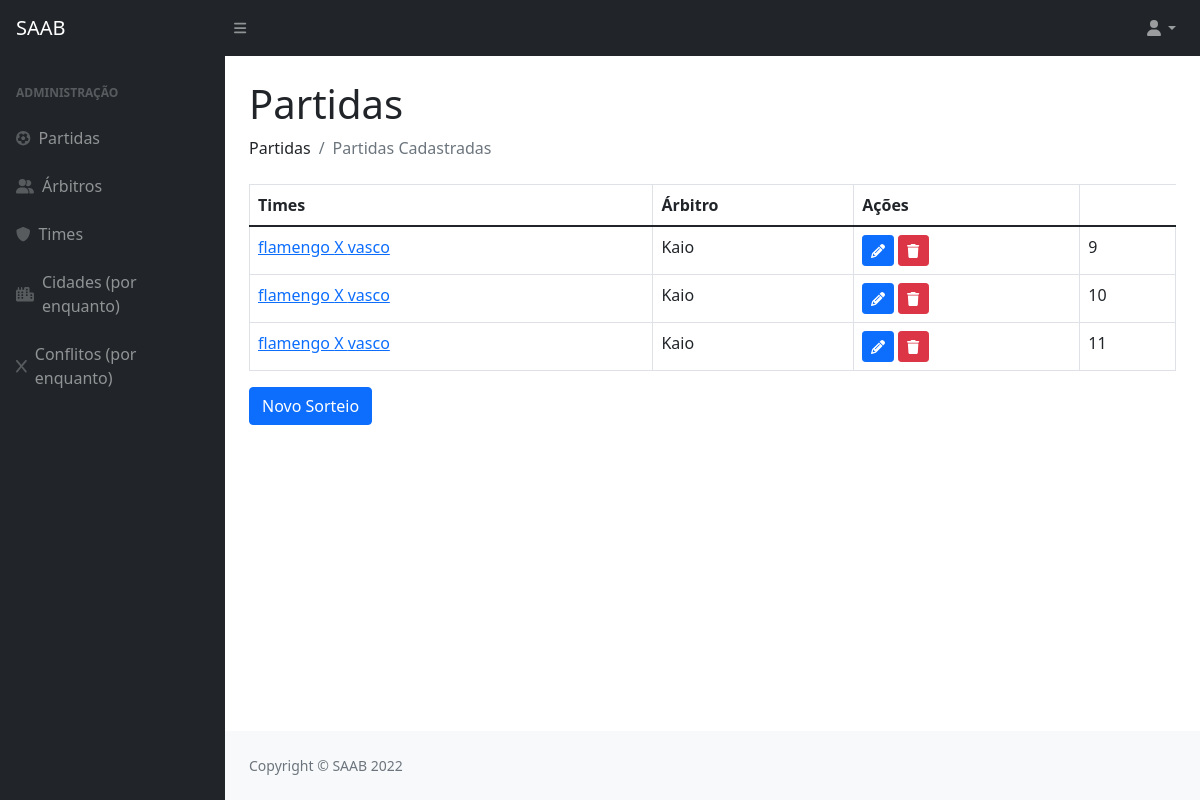
The page /partidas/ on the database as committed earlier.
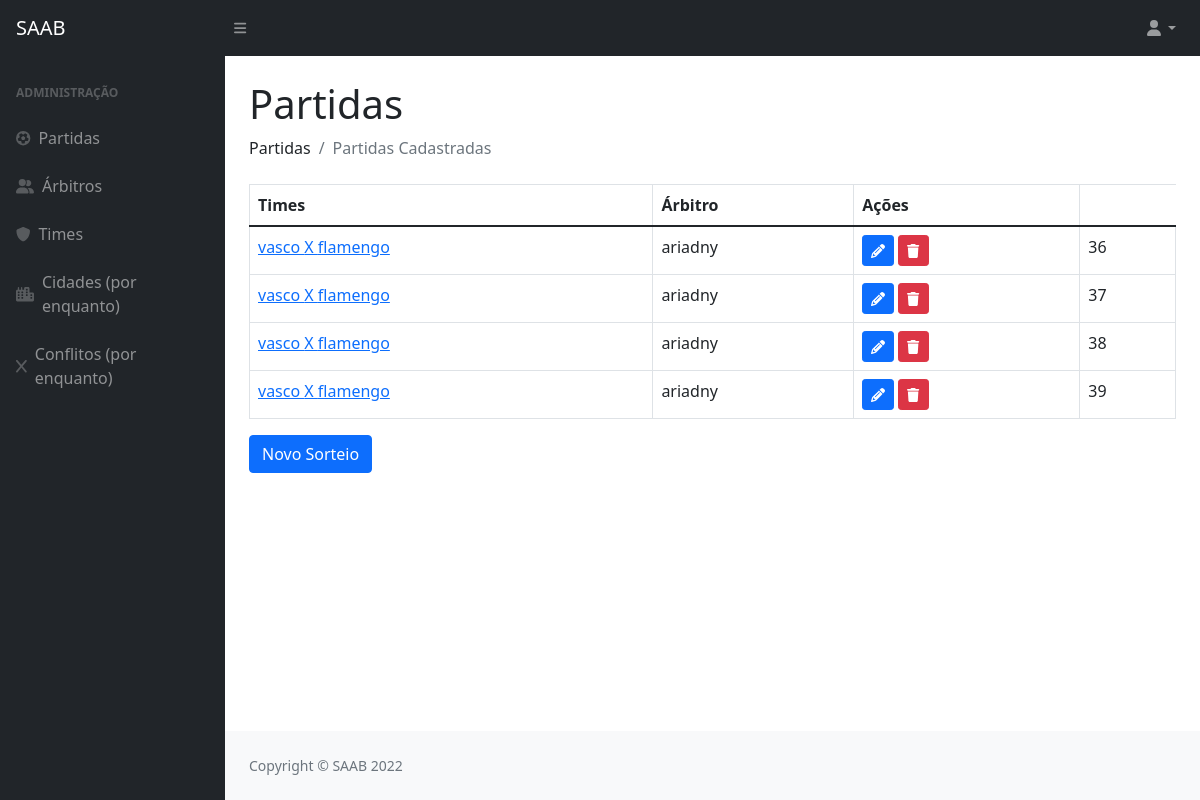
The same page on the database as committed later.
### privado/models.py (models this page shows, shortened)
class Partida(models.Model):
    codigo = models.AutoField(primary_key=True)
    usuario = models.ForeignKey(Usuario, on_delete=models.CASCADE)
    arbitro = models.ForeignKey(Arbitro, on_delete=models.CASCADE)
    visitante  = models.ForeignKey(Time, on_delete=models.CASCADE, related_name='visitante')
    local  = models.ForeignKey(Time, on_delete=models.CASCADE, related_name='local')
    data = models.DateField()

class Time(models.Model):
    codigo = models.AutoField(primary_key=True)
    nome = models.CharField(max_length=100)
    cidade = models.ForeignKey(Cidade, on_delete=models.CASCADE)
    def __str__(self):
        return (self.nome)

class Arbitro(models.Model):
    codigo = models.AutoField(primary_key=True)
    datanasc = models.DateField()
    cidade = models.ForeignKey(Cidade, on_delete=models.CASCADE)
    nome = models.CharField(max_length=100)
    formafisica = models.BooleanField()
    def __str__(self):
        return (self.nome)

### privado/views.py (the view)
# urls.py: path('partidas/', inicioAdmin, name = "url_partida"),
def inicioAdmin(request):
    part = Partida.objects.all()
    parametros = {"partidas": part}
    return render(request, "SAAB/partidas.html", parametros)

### privado/templates/SAAB/partidas.html (shortened to what this page needs)
{% extends 'SAAB/layout.html' %}
{% block conteudo %}
{% load static %}
{% load crispy_forms_tags %}
<!DOCTYPE html>
<html>
<head>
</head>
<body>
<h1 class="mt-4">Partidas</h1>
<ol class="breadcrumb mb-4">
    <li class="breadcrumb-item">Partidas</li>
    <li class="breadcrumb-item active">Partidas Cadastradas</li>
</ol>
<table class="table table-bordered">
  <thead>
    <tr>
      <th>Times</th>
      <th>Árbitro</th>
      <th>Ações</th>
    </tr>
  </thead>
{% for i in partidas %}
  <tr>
    <td>
      <a href="{% url 'url_detalhamentoPartida' i.codigo %}">{{ i.local }} X {{ i.visitante }}</a>
    </td>
    <td>{{ i.arbitro }}</td>
    <td>
      <a href="{% url 'url_updatePartida' i.codigo %}"><button class="btn btn-primary btn-sm"><i class="fas fa-pencil"></i></button></a>
      <a href="{% url 'url_deletePartida' i.codigo %}"><button class="btn btn-danger btn-sm"><i class="fas fa-trash"></i></button></a>
    </td>
    <td>{{ i.codigo }}</td>
  </tr>
  {% endfor %}
</table>
<a href="{% url 'url_sorteio' %}"><button class="btn btn-primary">Novo Sorteio</button></a>
</body>
</html>
{% endblock %}

Rows that differ between the two databases and show on the page:
removed Partida: local "flamengo", visitante "vasco", arbitro "Kaio", codigo "9"
removed Partida: local "flamengo", visitante "vasco", arbitro "Kaio", codigo "10"
removed Partida: local "flamengo", visitante "vasco", arbitro "Kaio", codigo "11"
added Partida: local "vasco", visitante "flamengo", arbitro "ariadny", codigo "36"
added Partida: local "vasco", visitante "flamengo", arbitro "ariadny", codigo "37"
added Partida: local "vasco", visitante "flamengo", arbitro "ariadny", codigo "38"
added Partida: local "vasco", visitante "flamengo", arbitro "ariadny", codigo "39"
